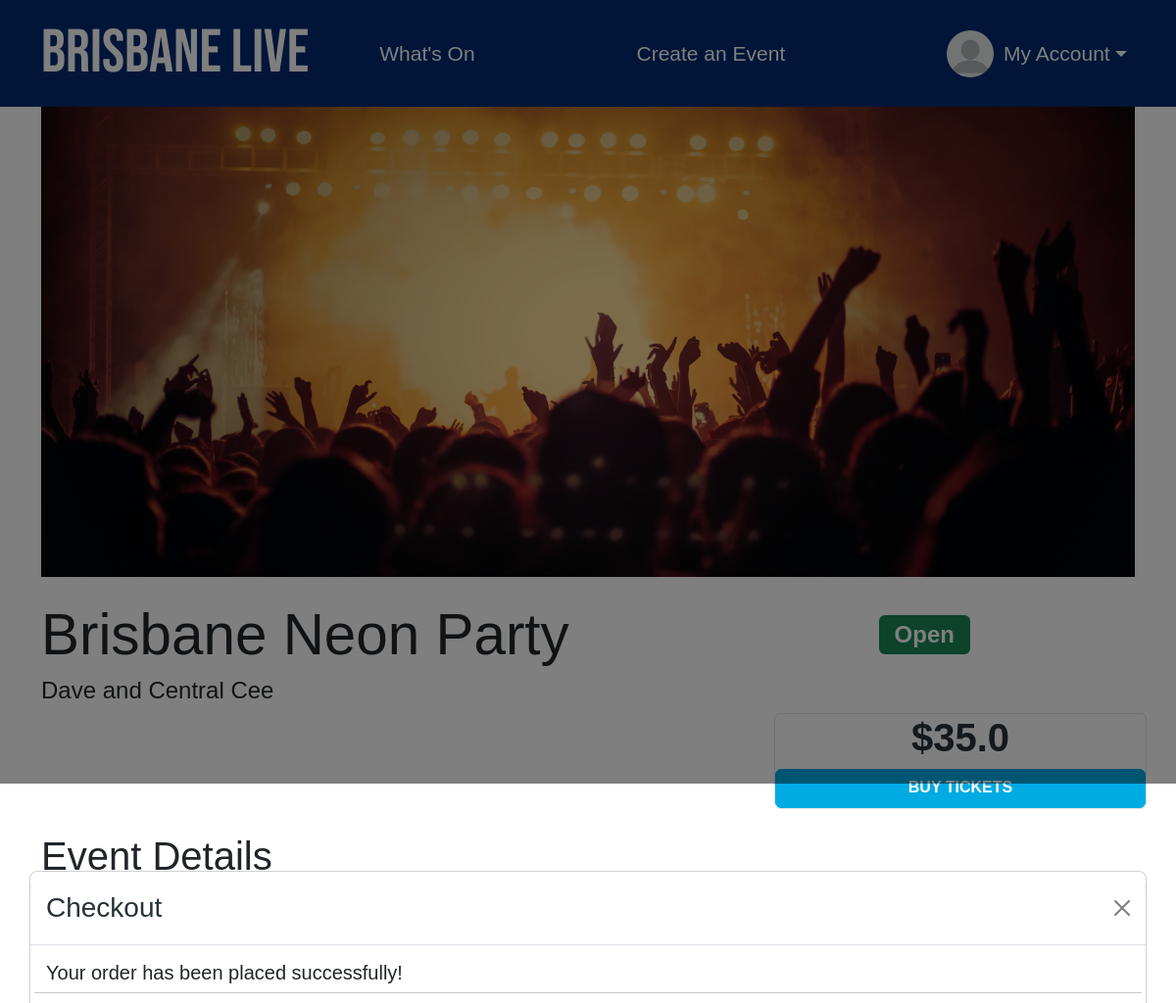
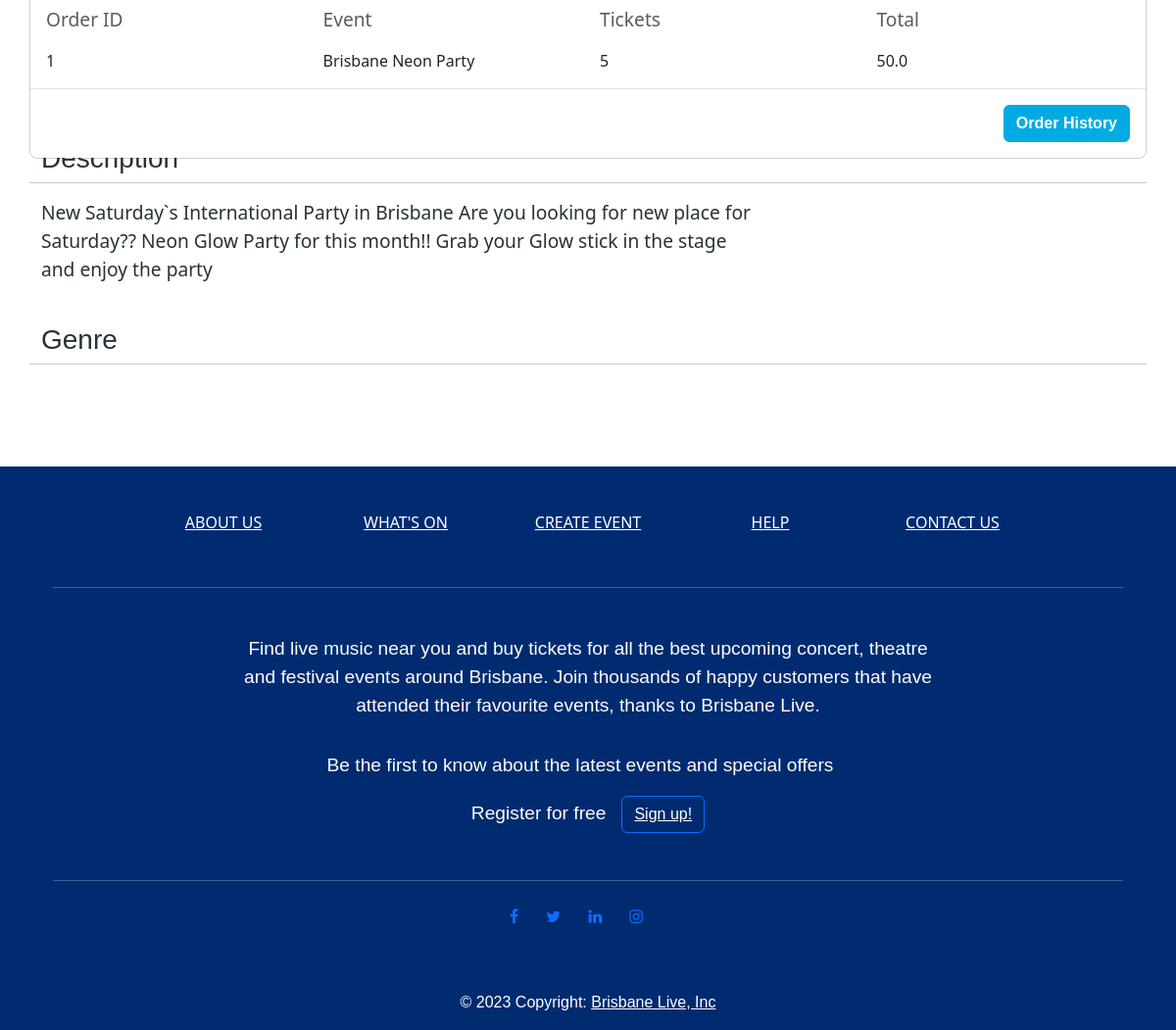
The page /event/1/1 (signed in) on the database its author committed (2 pictures, top to bottom).
### brisbane_live/models.py (models this page shows)
class Event(db.Model):
    __tablename__ = 'events'
    id = db.Column(db.Integer, primary_key=True)
    name = db.Column(db.String(100), nullable=False)
    status = db.Column(db.String(10), CheckConstraint("status IN ('Open', 'Inactive', 'Sold Out', 'Cancelled')"), nullable=False, index=True) #checks status is valid status
    start_time = db.Column(db.Time, nullable=False, index=True)
    end_time = db.Column(db.Time, nullable=False, index=True)
    description = db.Column(db.String(500), nullable=False, index=True)
    image = db.Column(db.String(400), nullable=False, index=True)
    ticket_price = db.Column(db.Float(2), CheckConstraint('ticket_price >= 0'), nullable=False, index=True)
    num_tickets = db.Column(db.Integer, CheckConstraint('num_tickets >= 0'), nullable=False, index=True)
    end_date = db.Column(db.Date, nullable=False, index=True)
    start_date = db.Column(db.Date, nullable=False, index=True)
    user_id = db.Column(db.Integer, db.ForeignKey('users.id'))
    artist_names = db.Column(db.String(100), nullable=False, index=True)
    venue_name = db.Column(db.String(100), nullable=False, index=True)
    street_address = db.Column(db.String(100), nullable=False, index=True)
    comments = db.relationship('Comment', backref='events')

class Order(db.Model):
    __tablename__ = 'orders'
    order_id = db.Column(db.Integer, primary_key=True)
    event_id = db.Column(db.Integer)
    first_name = db.Column(db.String)
    last_name = db.Column(db.String)
    email = db.Column(db.String)
    pay_type = db.Column(db.String)
    card_number = db.Column(db.String)
    expiration = db.Column(db.String)
    cvv = db.Column(db.String)
    num_tickets = db.Column(db.Integer)
    booked_by = db.Column(db.String)
    total_cost  = db.Column(db.Float(2))
    ordered_at = db.Column(db.DateTime, default=datetime.now() ,nullable=False)

### brisbane_live/createEvent.py (the view)
@bp.route('/event/<int:id>/<int:order>', methods=['GET', 'POST'])
def summary(id, order):
    event = db.session.scalar(db.select(Event).where(Event.id==id))
    order = db.session.scalar(db.select(Order).where(Order.order_id==order))
    open_modal = True
    return render_template('summary.html', event=event, open_modal=open_modal, order=order)

### brisbane_live/__init__.py (called while the page is built)
def create_app():
    app.debug=True
    app.secret_key = os.urandom(32)
    app.config['SQLALCHEMY_DATABASE_URI']='sqlite:///brisbane_live_events.sqlite'
    db.init_app(app)
    bootstrap = Bootstrap5(app)
    login_manager = LoginManager()
    login_manager.login_view='auth.login'
    login_manager.init_app(app)
    from .models import User  # importing here to avoid circular references
    @login_manager.user_loader
    def load_user(user_id):
        return User.query.get(int(user_id))
    from . import views
    app.register_blueprint(views.bp)
    from . import auth
    app.register_blueprint(auth.bp)
    from . import createEvent
    app.register_blueprint(createEvent.bp)
    from . import myAccount
    app.register_blueprint(myAccount.bp)
    UPLOAD_FOLDER = '/static/image'
    app.config['UPLOAD_FOLDER'] = UPLOAD_FOLDER
    return app

### brisbane_live/templates/summary.html (shortened to what this page needs)
{% extends 'base.html' %}
{% import "bootstrap5/form.html" as wtf %}
{% block header %}
<head>
</head>
{% endblock %}
{% block content %}
<main>
    <div class="container bg-body-white">
        <img src="{{event.image}}" class="img-fluid" alt="event image">
    </div>
    <div class="page-content">
        <div class="container no gutters-xs-only py-4 mb-4 bg-body-white">
            <div class="heading-section">
                <div class="row align-items-center event-headline">
                    <div class="col-md-9">
                        <h2 class="event-title">{{event.name}}</h2>
                    </div>
                    <div class="col-md-3">
                        <div class="col-12 status-info">
                            {% if event.status != 'Open' %}
                            <h2 class="text-start"> <span class="badge bg-danger">{{event.status}}</span></h2>
                            {% else %}
                            <h2 class="text-start"><span class="badge bg-success">{{event.status}}</span></h2>
                            {% endif %}
                        </div>
                    </div>
                </div>
            </div>
            <div class="row">
                <div class="row justify-content-end sticky-lg-top sticky-bottom order-lg-1 order-2 w-100 p-0 m-0">
                    <div class="col-lg-4 p-0">
                        <div class="checkout-model border checkout rounded">
                            <div class="checkout-model-body">
                                <div class="text-center">
                                    <h3 id="ticket-price-custom">${{event.ticket_price}}</h3>
                                </div>
                            </div>
                            <div class="checkout-model-button text-center">
                                {% if event.status != 'Open' %}
                                <a href="{{ url_for('createEvent.show_modal', id=event.id) }}" class="btn btn-primary buy-btn w-100 btn-square disabled">BUY TICKETS</a>
                                {% else %}
                                <a href="{{ url_for('createEvent.show_modal', id=event.id) }}" class="btn btn-primary buy-btn w-100 btn-square">BUY TICKETS</a>
                                {% endif %}
                            </div>
                        </div>
                    </div>
                </div>
                <div class="col">
                    <div class="row align-items-center">
                        <h4>{{event.artist_names}}</h4>
                    </div>
                </div>
                <div class="modal fade p-0" id="modal-toggle-checkout" aria-hidden="true"
                    aria-labelledby="modal-toggle-checkout-label" tabindex="-1">
                    <div class="modal-dialog modal-dialog-centered modal-fullscreen-sm-down modal-xl">
                        <div class="modal-content">
                            <div class="modal-header">
                                <h3 class="modal-title" id="modal-toggle-checkout-label">Checkout</h3>
                                <button type="button" class="btn-close" data-bs-dismiss="modal"
                                    aria-label="Close"></button>
                            </div>
                            <div class="modal-body">
                                <div class="row">
                                    <h5>Your order has been placed successfully!</h5>
                                    <hr>
                                    <div class="col-3">
                                        <p class="text-muted">Order ID</p>
                                        {{order.order_id}}
                                    </div>
                                    <div class="col-3">
                                        <p class="text-muted">Event</p>
                                        {{event.name}}
                                    </div>
                                    <div class="col-3">
                                        <p class="text-muted">Tickets</p>
                                        {{order.num_tickets}}
                                    </div>
                                    <div class="col-3">
                                        <p class="text-muted">Total</p>
                                        {{order.total_cost}}
                                    </div>
                                </div>
                            </div>
                            <div class="modal-footer">
                                <a href="{{ url_for('myAccount.orderHistory')}}" class="btn btn-primary">Order History</a>
                            </div>
                        </div>
                    </div>
                </div>
                <div class="event-details order-lg-2 order-1">
                    <div class="row">
                        <h1 class="pt-4">Event Details</h1>
                    </div>
                    <div class="row">
                        <div class="col-6">
                            <h3 class="pt-2">Date</h3>
                            <p>{{event.start_date.strftime("%d/%m/%Y")}} - {{event.end_date.strftime("%d/%m/%Y")}}</p>
                        </div>
                        <div class="col-6">
                            <h3 class="pt-2">Time</h3>
                            <p>{{event.start_time.strftime("%I:%M %p")}} - {{event.end_time.strftime("%I:%M %p")}}</p>
                        </div>
                    </div>
                        <div class="row align-items-center">
                            <h3 class="pt-4">Location</h3>
                        </div>
                        <div class="row align-items-center">
                            <div class="col-12 col-lg-3">
                                <p>{{event.venue_name}}</p>
                            </div>
                            <div class="col-12 col-lg-5">
                                <p>{{event.street_address}}</p>
                            </div>
                        </div>
                        <div class="row align-items-center">
                            <h3 class="pt-4">Description</h3>
                            <hr>
                        </div>
                        <div class="row align-items-center">
                            <div class="col-12 col-lg-8">
                                <p>{{event.description}}
                                </p>
                            </div>
                        </div>
                        <div class="row align-items-center">
                            <h3 class="pt-4">Genre</h3>
                            <hr>
                        </div>
                        <div class="d-flex p-2">
                        </div>
                </div>
            </div>
        </div>
    </div>
</main>
{% endblock %}

### brisbane_live/static/CSS/style.css (style rules this page uses)
html { margin: 0; padding: 0; border: 0; font-size: 100%; font: inherit; vertical-align: baseline; }
p { font-size: 1.2rem; color: #263238; font-family: system-ui, -apple-system, BlinkMacSystemFont, 'Segoe UI', Roboto, Oxygen, Ubuntu, Cantarell, 'Open Sans', 'Helvetica Neue', sans-serif }
h2, h1, h4, h5, th { font-family: sans-serif; }
h3 { color: #263238 !important; font-family: sans-serif !important; }
.checkout { background-color: white; width: 100%; margin-right: 0px; }
#ticket-price-custom { font-size: 2.5rem; font-weight: 600; }
.btn-primary { background-color: #00abe4 !important; border-color: #00abe4 !important; font-weight: bold !important; font-family: sans-serif !important; }
.btn-close { background-color: white !important; }
.buy-btn { width: 95%; }
.btn-square { border-radius: 0; width: 40px; height: 40px; padding: 0; margin: 0; }
img { width: 100%; max-height: 480px; display: block; object-fit: cover; }
.event-title { font-size: calc(2.3rem + 1.8vw); }
.page-content { background: white }

### rows shown on the page
Event: image (picture), name "Brisbane Neon Party", status "Open", ticket_price "35.0", artist_names "Dave and Central Cee", description "N ew Saturday`s International Party in Brisbane A re you looking for new place for Saturday?? Neon Glow Party for this month!! Grab your Glow stick in the stage and enjoy the party"
Order: order_id "1", num_tickets "5", total_cost "50.0"
